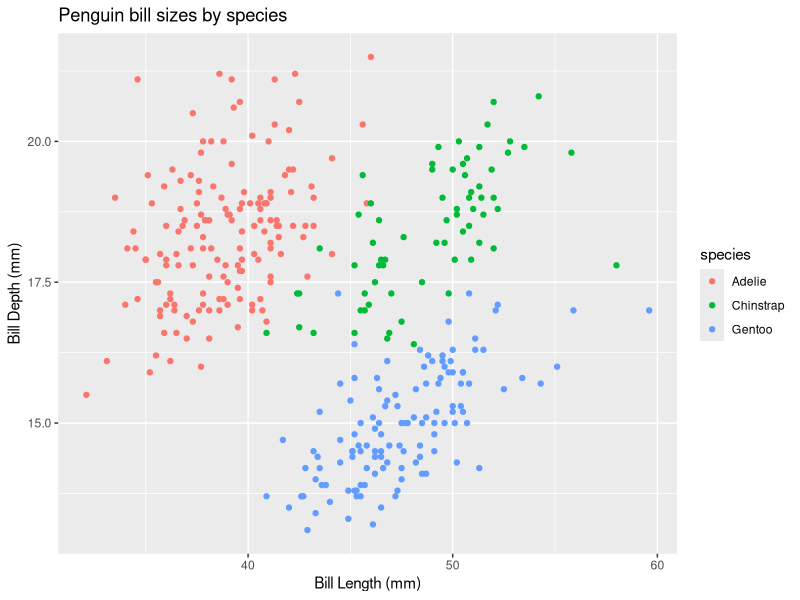
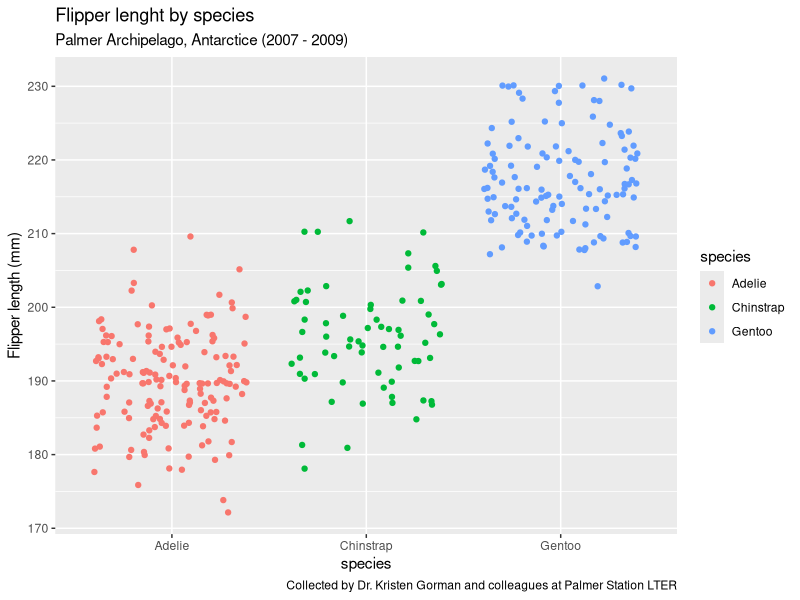

Generate these figures, in order, with R:
## ---- chunk 1
library(palmerpenguins)
library(tidyverse)
## ---- chunk 2
my_expression <- expression(x^2)
## ---- chunk 3
my_derivative <- D(expr = my_expression, name = "x")
my_derivative
## ---- chunk 4
x <- 3
## ---- chunk 5
eval(my_derivative)
## ---- chunk 6
#Find the slope
my_expression <- expression(2 * (3 * a + 2)^4 - 5)
my_derivative <- D(expr = my_expression, name = "a")
a = 1.2
my_derivative
eval(my_derivative)
## ---- chunk 7
ggplot(data = penguins, aes(x = bill_length_mm, y = bill_depth_mm, color = species)) +
  geom_point() +
  labs(title = "Penguin bill sizes by species", 
       x = "Bill Length (mm)",
       y = "Bill Depth (mm)")
## ---- chunk 8
ggplot(data = penguins, aes(x = species, y = flipper_length_mm)) +
  geom_jitter(aes(color = species)) +
  labs(x = "species",
       y = "Flipper length (mm)",
       title = "Flipper lenght by species",
       subtitle = "Palmer Archipelago, Antarctice (2007 - 2009)",
       caption = "Collected by Dr. Kristen Gorman and colleagues at Palmer Station LTER")
